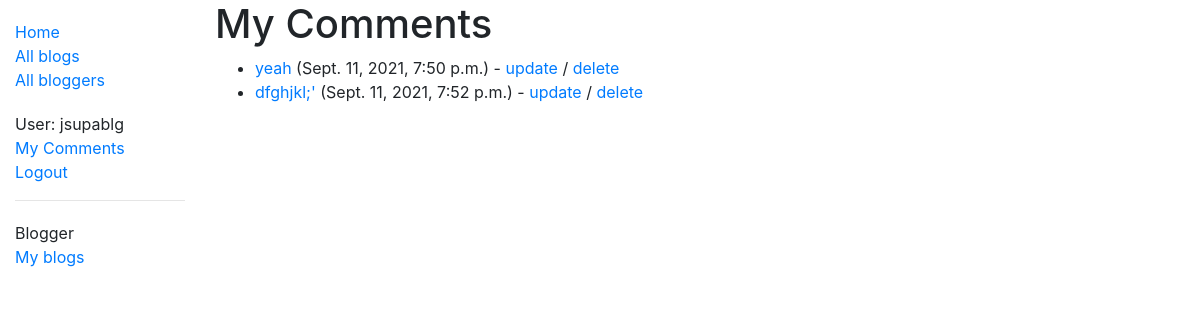
/blog/comments/ (signed in), run on an earlier commit of the app's database.
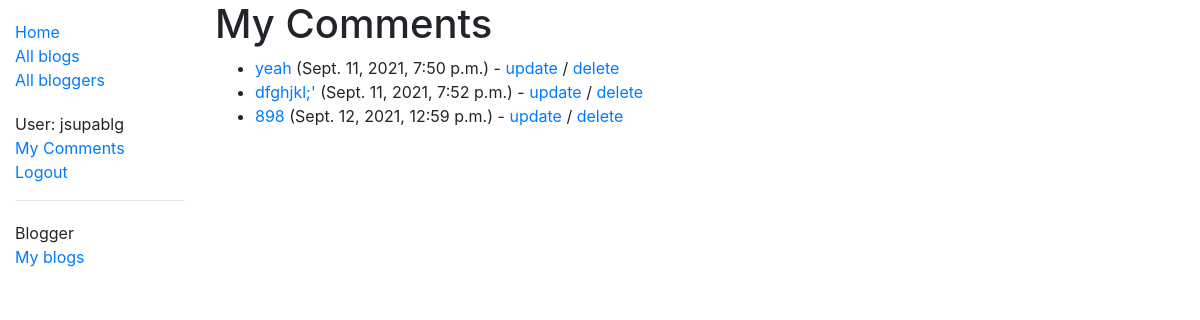
And on a later commit of the database.
### blog/models.py (models this page shows, shortened)
class Comment(models.Model):
    description = models.TextField(max_length=1000, help_text='Enter comment about blog here.')
    blog = models.ForeignKey('Blog', on_delete=models.CASCADE)
    author = models.ForeignKey(User, on_delete=models.SET_NULL, null=True)
    post_date = models.DateTimeField(auto_now_add=True)
    class Meta:
        ordering = ['post_date']
    def display_short_comment_description(self):
        if len(self.description) > 75:
            self.description = self.description[:75]
            return self.description + ' ...'
        return self.description
    display_short_comment_description.short_description = 'Comment'
    def display_short_blog_name(self):
        """Create a string for the blog name. This is required to display the first 10 words of blog name in the admin interface."""
        test  =  str(self.blog)
        if len(test) > 10:
            test = test[:10]
            return test + ' ...'
        return test
    display_short_blog_name.short_description = 'Post'

### blog/views.py (the view)
# urls.py: path('comments/', views.CommentsByUserListView.as_view(), name='my-comments'),
class CommentsByUserListView(LoginRequiredMixin,generic.ListView):
    model = Comment
    template_name ='blog/comment_list_by_user.html'
    paginate_by = 5
    def get_queryset(self):
        return Comment.objects.filter(author=self.request.user)

### blog/templates/blog/comment_list_by_user.html
{% extends "base_generic.html" %}
{% block content %}
    <h1>My Comments</h1>
    {% if comment_list %}
    <ul>
      {% for comment in comment_list %}
        <li>
            <a href="{% url 'blog-detail' comment.blog.pk %}">{{comment.display_short_comment_description}}</a> ({{ comment.post_date }}) - <a href="{% url 'comment-update' comment.id %}">update</a> / <a href="{% url 'comment-delete' comment.id %}">delete</a>
        </li>
      {% endfor %}
    </ul>
    {% else %}
      <p><a href="{% url 'blogs' %}">Add your comments for these blog posts.</a></p>
    {% endif %}
{% endblock %}

What changed in the data, as far as the page shows it:
added Comment: display_short_comment_description "898", post_date "Sept. 12, 2021, 12:59 p.m."
